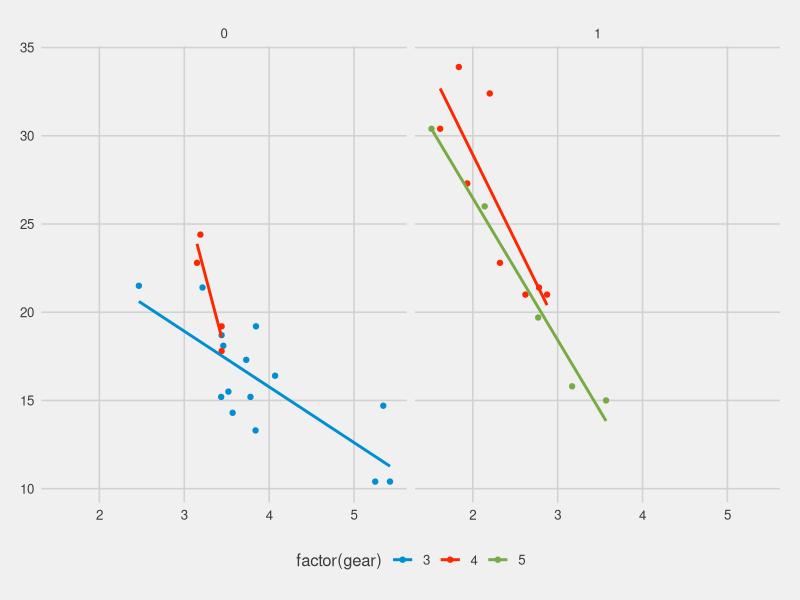

Write R code to recreate this figure.
library(ggthemes)


### Name: theme_fivethirtyeight
### Title: Theme inspired by fivethirtyeight.com plots
### Aliases: theme_fivethirtyeight

### ** Examples

library("ggplot2")
p <- ggplot(mtcars, aes(x = wt, y = mpg, colour = factor(gear))) +
  geom_point() +
  facet_wrap(~am) +
  geom_smooth(method = "lm", se = FALSE) +
  scale_color_fivethirtyeight() +
  theme_fivethirtyeight()
p
